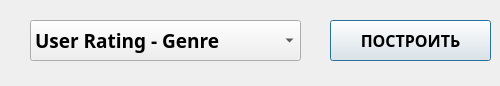
<?xml version="1.0" encoding="UTF-8"?>
<ui version="4.0">
 <class>Dialog</class>
 <widget class="QDialog" name="Dialog">
  <property name="geometry">
   <rect>
    <x>0</x>
    <y>0</y>
    <width>500</width>
    <height>86</height>
   </rect>
  </property>
  <property name="windowTitle">
   <string>Dialog</string>
  </property>
  <widget class="QComboBox" name="comboBox">
   <property name="geometry">
    <rect>
     <x>30</x>
     <y>20</y>
     <width>271</width>
     <height>41</height>
    </rect>
   </property>
   <property name="font">
    <font>
     <family>HSE Sans Black</family>
     <pointsize>14</pointsize>
     <weight>75</weight>
     <bold>true</bold>
    </font>
   </property>
   <item>
    <property name="text">
     <string>User Rating - Genre</string>
    </property>
   </item>
   <item>
    <property name="text">
     <string>User Rating - Country</string>
    </property>
   </item>
   <item>
    <property name="text">
     <string>Reviews - Country</string>
    </property>
   </item>
   <item>
    <property name="text">
     <string>Reviews - Genre</string>
    </property>
   </item>
  </widget>
  <widget class="QPushButton" name="bulid_btn">
   <property name="geometry">
    <rect>
     <x>330</x>
     <y>20</y>
     <width>161</width>
     <height>41</height>
    </rect>
   </property>
   <property name="minimumSize">
    <size>
     <width>0</width>
     <height>0</height>
    </size>
   </property>
   <property name="font">
    <font>
     <family>HSE Sans Black</family>
     <pointsize>12</pointsize>
     <weight>75</weight>
     <bold>true</bold>
    </font>
   </property>
   <property name="mouseTracking">
    <bool>false</bool>
   </property>
   <property name="acceptDrops">
    <bool>false</bool>
   </property>
   <property name="autoFillBackground">
    <bool>false</bool>
   </property>
   <property name="text">
    <string>ПОСТРОИТЬ</string>
   </property>
   <property name="checkable">
    <bool>false</bool>
   </property>
   <property name="autoRepeat">
    <bool>false</bool>
   </property>
   <property name="autoExclusive">
    <bool>false</bool>
   </property>
   <property name="default">
    <bool>false</bool>
   </property>
   <property name="flat">
    <bool>false</bool>
   </property>
  </widget>
 </widget>
 <resources/>
 <connections/>
</ui>
